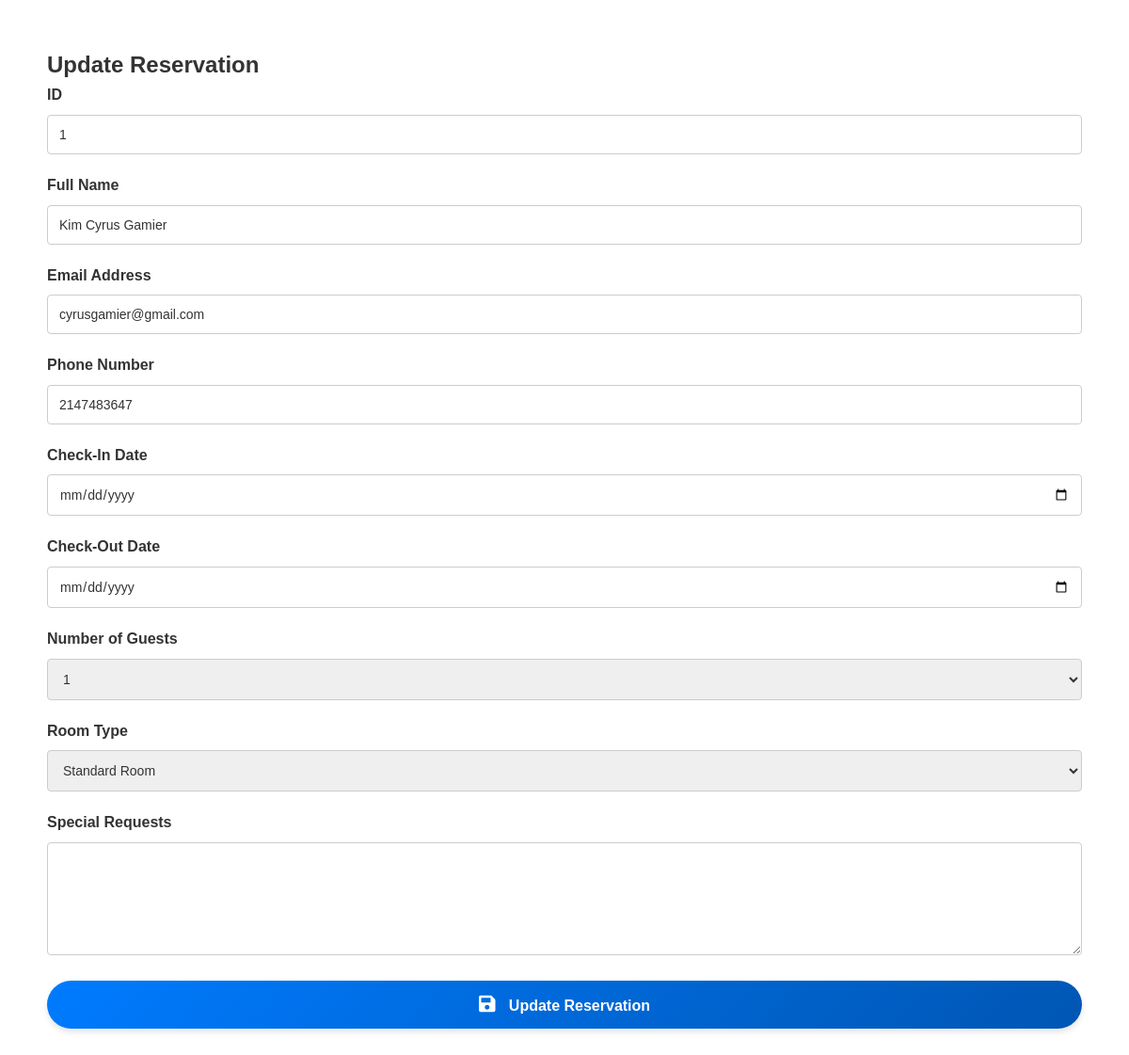
Page /reseditform.php?reservation_id=1 on the committed database.
### tables this page shows
CREATE TABLE `reservation` (
  `reservation_id` int(5) NOT NULL,
  `fullname` varchar(100) NOT NULL,
  `email` varchar(100) NOT NULL,
  `phonenumber` int(11) NOT NULL,
  `checkindate` datetime NOT NULL,
  `checkoutdate` datetime NOT NULL,
  `guestnumber` int(100) NOT NULL,
  `roomtype` varchar(100) NOT NULL,
  `specialrequest` varchar(1000) NOT NULL
);

### reseditform.php (the view, shortened to what this page needs)
<?php
include 'db_con.php';
if (isset($_GET['reservation_id'])) {
    $stmt = $pdo->prepare('SELECT * FROM reservation WHERE reservation_id = ?');
    $stmt->execute([$_GET['reservation_id']]);
    $reservation = $stmt->fetch(PDO::FETCH_ASSOC);
} else {
    exit('No ID specified!');
}
?>
<!DOCTYPE html>
<html lang="en">
<head>
<head>
    <link rel="stylesheet" href="booking.css">
    <link rel="stylesheet" href="styles.css">
    <link rel="stylesheet" href="https://cdnjs.cloudflare.com/ajax/libs/font-awesome/5.15.4/css/all.min.css">
</head>
</head>
<body>
<section class="booking-section">
<class="form-container">
	<h2>Update Reservation</h2>
    <form action="functions.php" method="post">
    <div class="form-group">
        <label for="id">ID</label>
        <input type="text" name="reservation_" placeholder="" value="<?=$reservation['reservation_id']?>" id="reservation_id">
        </div>
        <div class="form-group">
                    <label for="fullname">Full Name</label>
                    <input type="text" name="fullname" placeholder=" " value="<?=$reservation['fullname']?>" id="fullname" >
                </div>
                <div class="form-group">
                    <label for="email">Email Address</label>
                    <input type="email" name="email" placeholder=" " value="<?=$reservation['email']?>" id="email" >
                </div>
                <div class="form-group">
                    <label for="phonenumber">Phone Number</label>
                    <input type="tel" name="phonenumber" placeholder=" " value="<?=$reservation['phonenumber']?>" id="phonenumber" >
                </div>
                <div class="form-group">
                    <label for="checkindate">Check-In Date</label>
                    <input type="date" name="checkindate" placeholder=" " value="<?=$reservation['checkindate']?>" id="checkindate" >
                </div>
                <div class="form-group">
                    <label for="checkoutdate">Check-Out Date</label>
                    <input type="date" name="checkoutdate" placeholder=" " value="<?=$reservation['checkoutdate']?>" id="checkoutdate" >
                </div>
                <div class="form-group">
                    <label for="guestnumber">Number of Guests</label>
                    <select name="guestnumber" placeholder=" " value="<?=$reservation['guestnumber']?>" id="guestnumber" >
                        <option value="1" >1</option>
                    </select>
                </div>
                <div class="form-group">
                    <label for="roomtype">Room Type</label>
                    <select name="roomtype" placeholder=" " value="<?=$reservation['roomtype']?>" id="roomtype" >
                        <option value="standard">Standard Room</option>
                    </select>
                </div>
                <div class="form-group">
                    <label for="specialrequest">Special Requests</label>
                    <textarea name="specialrequest" placeholder=" " value="<?=$reservation['specialrequest']?>" id="specialrequest" ></textarea>
                </div>
                <button type="submit" name="updateReservation" class="btn-primary">
                    <i class="icon fas fa-save"></i> Update Reservation
                </button>
    </form>
</section>
</body>
</html>

### booking.css (style rules this page uses)
body { font-family: Arial, sans-serif; margin: 0; padding: 0; background-color: #f1f1f1; }
.booking-section { padding: 50px; background: #ffffff; }
.form-group { margin-bottom: 20px; }
label { font-weight: bold; display: block; margin-bottom: 8px; color: #333; }
input[type="text"], input[type="email"], input[type="tel"], input[type="date"], select, textarea { width: 100%; padding: 12px; border: 1px solid #ccc; border-radius: 4px; font-size: 14px; color: #333; }
textarea { resize: vertical; min-height: 120px; }
button { background: linear-gradient(135deg, #007bff, #0056b3); color: #fff; padding: 15px 30px; border: none; border-radius: 50px; font-size: 16px; font-weight: bold; cursor: pointer; width: 100%; transition: all 0.3s ease; box-shadow: 0 4px 6px rgba(0, 0, 0, 0.1); text-align: center; }
button i { margin-right: 10px; }
button .icon { display: inline-block; font-size: 20px; }

### styles.css (style rules this page uses)
* { margin: 0; padding: 0; box-sizing: border-box; font-family: 'Arial', sans-serif; }
body { background-color: #f4f4f4; color: #333; line-height: 1.6; }

### rows in the picture
reservation: reservation_ "1", fullname "Kim Cyrus Gamier", email "cyrusgamier@gmail.com", phonenumber "2147483647", guestnumber "1", roomtype "Standard Room"
